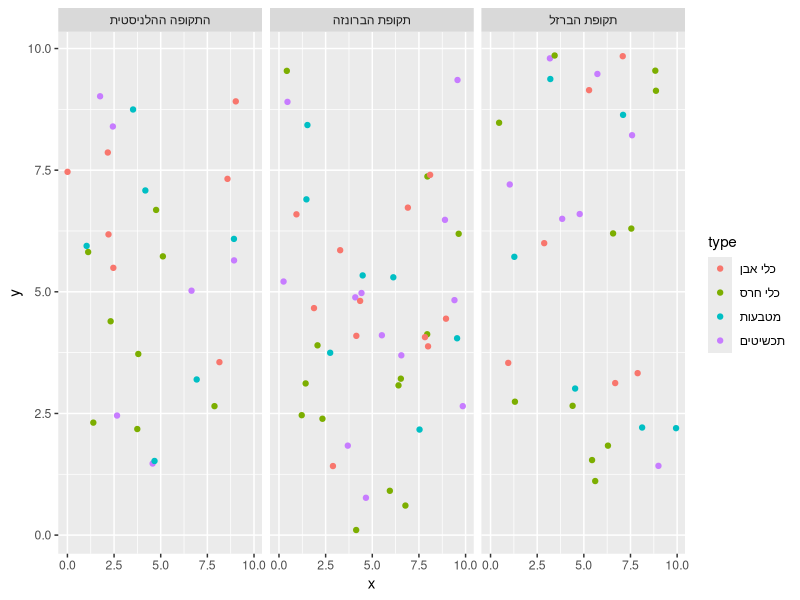

Write R code to recreate this figure.
## ---- chunk 1
library(tidyverse)
## ---- chunk 2
# יצירת מסד נתונים לדוגמה של ממצאים ארכיאולוגיים
set.seed(123)  # לשחזוריות התוצאות

artifacts <- tibble(
  x = runif(100, 0, 10),          # קואורדינטה מזרח-מערב
  y = runif(100, 0, 10),          # קואורדינטה צפון-דרום
  type = sample(c("כלי חרס", "כלי אבן", "מטבעות", "תכשיטים"), 
                100, replace = TRUE),  # סוג הממצא
  period = sample(c("תקופת הברונזה", "תקופת הברזל", "התקופה ההלניסטית"), 
                 100, replace = TRUE)  # תקופה היסטורית
)
## ---- chunk 3
ggplot(artifacts, aes(x, y, color=type)) +
  geom_point() +
  facet_wrap(~period)
